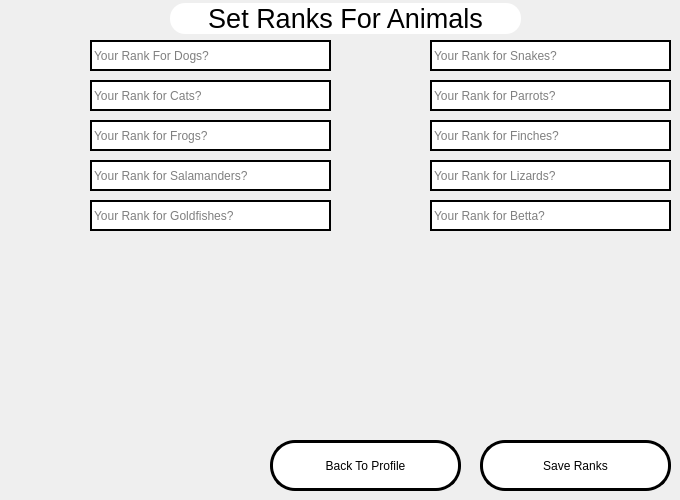
       <widget class="QWidget" name="clientSetAnimalRanks">
        <widget class="QPushButton" name="savePreferencesBtn">
         <property name="geometry">
          <rect>
           <x>480</x>
           <y>440</y>
           <width>191</width>
           <height>51</height>
          </rect>
         </property>
         <property name="cursor">
          <cursorShape>PointingHandCursor</cursorShape>
         </property>
         <property name="styleSheet">
          <string notr="true">#savePreferencesBtn{

border: 3px solid black;
border-radius: 25px;
background:white;
}

#savePreferencesBtn:hover{

	background:  qlineargradient( x1:0 y1:0, x2:1 y2:0, stop:0 #ffeaa7, stop:1 #fab1a0);
	color:#555;
}













</string>
         </property>
         <property name="text">
          <string>Save Ranks</string>
         </property>
        </widget>
        <widget class="QPushButton" name="backPrefenecesBtn">
         <property name="geometry">
          <rect>
           <x>270</x>
           <y>440</y>
           <width>191</width>
           <height>51</height>
          </rect>
         </property>
         <property name="cursor">
          <cursorShape>PointingHandCursor</cursorShape>
         </property>
         <property name="styleSheet">
          <string notr="true">#backPrefenecesBtn{

border: 3px solid black;
border-radius: 25px;
background:white;
}

#backPrefenecesBtn:hover{

	background:  qlineargradient( x1:0 y1:0, x2:1 y2:0, stop:0 #ffeaa7, stop:1 #fab1a0);
	color:#555;
}













</string>
         </property>
         <property name="text">
          <string>Back To Profile</string>
         </property>
        </widget>
        <widget class="QTextBrowser" name="preferncesHeadLine">
         <property name="enabled">
          <bool>true</bool>
         </property>
         <property name="geometry">
          <rect>
           <x>170</x>
           <y>3</y>
           <width>351</width>
           <height>31</height>
          </rect>
         </property>
         <property name="styleSheet">
          <string notr="true">#preferncesHeadLine{
		background:white;
		border-radius:15px;
	    border:none;
}</string>
         </property>
         <property name="verticalScrollBarPolicy">
          <enum>Qt::ScrollBarAlwaysOff</enum>
         </property>
         <property name="html">
          <string>&lt;!DOCTYPE HTML PUBLIC &quot;-//W3C//DTD HTML 4.0//EN&quot; &quot;http://www.w3.org/TR/REC-html40/strict.dtd&quot;&gt;
&lt;html&gt;&lt;head&gt;&lt;meta name=&quot;qrichtext&quot; content=&quot;1&quot; /&gt;&lt;style type=&quot;text/css&quot;&gt;
p, li { white-space: pre-wrap; }
&lt;/style&gt;&lt;/head&gt;&lt;body style=&quot; font-family:'Sans'; font-size:10pt; font-weight:400; font-style:normal;&quot;&gt;
&lt;p align=&quot;center&quot; style=&quot; margin-top:0px; margin-bottom:0px; margin-left:0px; margin-right:0px; -qt-block-indent:0; text-indent:0px;&quot;&gt;&lt;span style=&quot; font-size:20pt;&quot;&gt;Set Ranks For Animals&lt;/span&gt;&lt;/p&gt;&lt;/body&gt;&lt;/html&gt;</string>
         </property>
        </widget>
        <widget class="QLineEdit" name="preferenceDogField">
         <property name="geometry">
          <rect>
           <x>90</x>
           <y>40</y>
           <width>241</width>
           <height>31</height>
          </rect>
         </property>
         <property name="styleSheet">
          <string notr="true">#preferenceDogField{

	background:white;
	border: 2px solid black;
}</string>
         </property>
         <property name="text">
          <string/>
         </property>
         <property name="readOnly">
          <bool>false</bool>
         </property>
         <property name="placeholderText">
          <string>Your Rank For Dogs?</string>
         </property>
        </widget>
        <widget class="QLineEdit" name="preferenceCatField">
         <property name="geometry">
          <rect>
           <x>90</x>
           <y>80</y>
           <width>241</width>
           <height>31</height>
          </rect>
         </property>
         <property name="styleSheet">
          <string notr="true">#preferenceCatField{

	background:white;
	border: 2px solid black;
}</string>
         </property>
         <property name="text">
          <string/>
         </property>
         <property name="readOnly">
          <bool>false</bool>
         </property>
         <property name="placeholderText">
          <string>Your Rank for Cats?</string>
         </property>
        </widget>
        <widget class="QLineEdit" name="preferenceFrogField">
         <property name="geometry">
          <rect>
           <x>90</x>
           <y>120</y>
           <width>241</width>
           <height>31</height>
          </rect>
         </property>
         <property name="styleSheet">
          <string notr="true">#preferenceFrogField{

	background:white;
	border: 2px solid black;
}</string>
         </property>
         <property name="text">
          <string/>
         </property>
         <property name="readOnly">
          <bool>false</bool>
         </property>
         <property name="placeholderText">
          <string>Your Rank for Frogs?</string>
         </property>
        </widget>
        <widget class="QLineEdit" name="preferenceGoldfisheField">
         <property name="geometry">
          <rect>
           <x>90</x>
           <y>200</y>
           <width>241</width>
           <height>31</height>
          </rect>
         </property>
         <property name="styleSheet">
          <string notr="true">#preferenceGoldfisheField{

	background:white;
	border: 2px solid black;
}</string>
         </property>
         <property name="text">
          <string/>
         </property>
         <property name="readOnly">
          <bool>false</bool>
         </property>
         <property name="placeholderText">
          <string>Your Rank for Goldfishes?</string>
         </property>
        </widget>
        <widget class="QLineEdit" name="preferenceSalamanderField">
         <property name="geometry">
          <rect>
           <x>90</x>
           <y>160</y>
           <width>241</width>
           <height>31</height>
          </rect>
         </property>
         <property name="styleSheet">
          <string notr="true">#preferenceSalamanderField{

	background:white;
	border: 2px solid black;
}</string>
         </property>
         <property name="text">
          <string/>
         </property>
         <property name="readOnly">
          <bool>false</bool>
         </property>
         <property name="placeholderText">
          <string>Your Rank for Salamanders?</string>
         </property>
        </widget>
        <widget class="QLineEdit" name="preferenceSnakeField">
         <property name="geometry">
          <rect>
           <x>430</x>
           <y>40</y>
           <width>241</width>
           <height>31</height>
          </rect>
         </property>
         <property name="styleSheet">
          <string notr="true">#preferenceSnakeField{

	background:white;
	border: 2px solid black;
}</string>
         </property>
         <property name="text">
          <string/>
         </property>
         <property name="readOnly">
          <bool>false</bool>
         </property>
         <property name="placeholderText">
          <string>Your Rank for Snakes?</string>
         </property>
        </widget>
        <widget class="QLineEdit" name="preferenceParrotField">
         <property name="geometry">
          <rect>
           <x>430</x>
           <y>80</y>
           <width>241</width>
           <height>31</height>
          </rect>
         </property>
         <property name="styleSheet">
          <string notr="true">#preferenceParrotField{

	background:white;
	border: 2px solid black;
}</string>
         </property>
         <property name="text">
          <string/>
         </property>
         <property name="readOnly">
          <bool>false</bool>
         </property>
         <property name="placeholderText">
          <string>Your Rank for Parrots?</string>
         </property>
        </widget>
        <widget class="QLineEdit" name="preferenceFinchField">
         <property name="geometry">
          <rect>
           <x>430</x>
           <y>120</y>
           <width>241</width>
           <height>31</height>
          </rect>
         </property>
         <property name="styleSheet">
          <string notr="true">#preferenceFinchField{

	background:white;
	border: 2px solid black;
}</string>
         </property>
         <property name="text">
          <string/>
         </property>
         <property name="readOnly">
          <bool>false</bool>
         </property>
         <property name="placeholderText">
          <string>Your Rank for Finches?</string>
         </property>
        </widget>
        <widget class="QLineEdit" name="preferenceLizardField">
         <property name="geometry">
          <rect>
           <x>430</x>
           <y>160</y>
           <width>241</width>
           <height>31</height>
          </rect>
         </property>
         <property name="styleSheet">
          <string notr="true">#preferenceLizardField{

	background:white;
	border: 2px solid black;
}</string>
         </property>
         <property name="text">
          <string/>
         </property>
         <property name="readOnly">
          <bool>false</bool>
         </property>
         <property name="placeholderText">
          <string>Your Rank for Lizards?</string>
         </property>
        </widget>
        <widget class="QLineEdit" name="preferenceBettaField">
         <property name="geometry">
          <rect>
           <x>430</x>
           <y>200</y>
           <width>241</width>
           <height>31</height>
          </rect>
         </property>
         <property name="styleSheet">
          <string notr="true">#preferenceBettaField{

	background:white;
	border: 2px solid black;
}</string>
         </property>
         <property name="text">
          <string/>
         </property>
         <property name="readOnly">
          <bool>false</bool>
         </property>
         <property name="placeholderText">
          <string>Your Rank for Betta?</string>
         </property>
        </widget>
       </widget>
